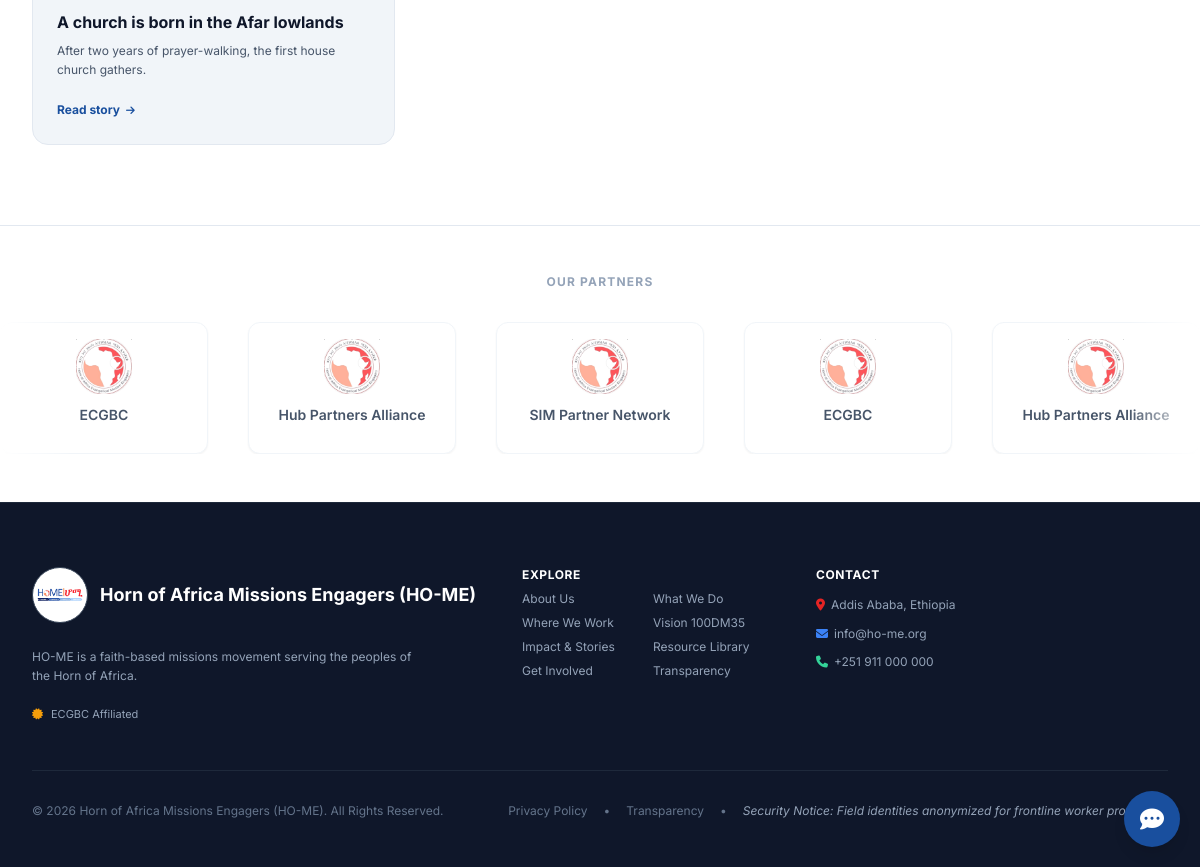
Before: / (lower part) with the older database file.
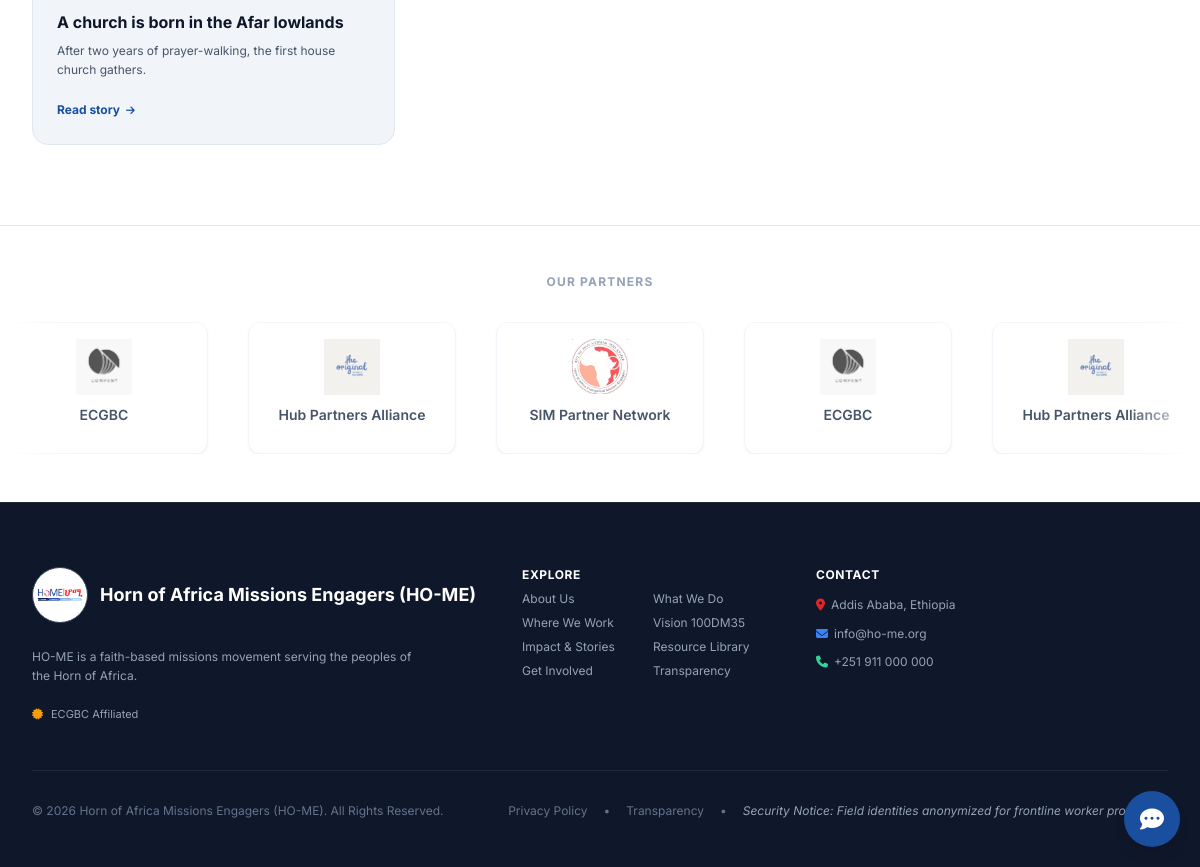
After: the same page with the newer database file.
### apps/cms_content/models.py (models this page shows, shortened)
class Story(models.Model):
    kind = models.CharField(max_length=20, choices=(("news", "News"), ("story", "Story"), ("testimony", "Testimony")), default="story")
    title = models.CharField(max_length=250)
    slug = models.SlugField(unique=True)
    excerpt = models.TextField(blank=True)
    body = models.TextField(blank=True, help_text="Rich text (HTML).")
    cover_image = models.ImageField(upload_to="stories/", blank=True, null=True)
    video_url = models.URLField(blank=True)
    region = models.ForeignKey(RegionHub, on_delete=models.SET_NULL, null=True, blank=True, related_name="stories")
    region_tags = models.CharField(max_length=200, blank=True, help_text="Comma-separated free tags.")
    published_at = models.DateField(null=True, blank=True)
    safety_review_status = models.CharField(
        max_length=20,
        choices=(("pending", "Safety review pending"), ("approved", "Safety reviewed & approved"), ("blocked", "Blocked (do not publish)")),
        default="pending",
        help_text="Only 'approved' items are shown publicly.",
    )
    is_featured = models.BooleanField(default=False)
    tags = models.CharField(max_length=200, blank=True, help_text="Comma-separated tags, e.g. 'DMM, Tigray'.")
    created_at = models.DateTimeField(auto_now_add=True)
    updated_at = models.DateTimeField(auto_now=True)
    class Meta:
        ordering = ("-published_at", "-created_at")

### apps/core/models.py (models this page shows, shortened)
class PartnerLogo(models.Model):
    site = models.ForeignKey(SiteSetting, on_delete=models.CASCADE, related_name="partner_logos")
    name = models.CharField(max_length=120)
    logo = models.ImageField(upload_to="partners/")
    url = models.URLField(blank=True)
    order = models.PositiveSmallIntegerField(default=0)
    class Meta:
        ordering = ("order", "name")

class SingletonModel(models.Model):
    class Meta:
        abstract = True
    @classmethod
    def load(cls):
        obj, created = cls.objects.get_or_create(pk=1)
        return obj

class SiteSetting(SingletonModel):
    site_name = models.CharField(max_length=120, default="Horn of Africa Missions Engagers (HO-ME)")
    site_tagline = models.CharField(max_length=200, blank=True, default="Mobilizing. Catalyzing. Multiplying. Sustaining.")
    logo = models.ImageField(upload_to="branding/", blank=True, null=True)
    favicon = models.ImageField(upload_to="branding/", blank=True, null=True)
    hero_variant = models.CharField(
        max_length=1,
        choices=(("A", "Option A (split panel)"), ("B", "Option B (full-bleed photo)")),
        default="A",
        help_text="Which hero layout the homepage should render.",
    )
    headline_a = models.CharField(
        max_length=250,
        blank=True,
        default="Reaching the Unreached of the Horn of Africa",
    )
    headline_b = models.CharField(
        max_length=250,
        blank=True,
        default="Every Unreached People Group. Every Generation. Every Nation.",
    )
    subheadline = models.TextField(
        blank=True,
        default=(
            "HO-ME mobilizes, catalyzes, multiplies and sustains gospel movements among the "
            "unreached peoples of the Horn of Africa."
        ),
    )
    hero_cta_text_1 = models.CharField(max_length=80, blank=True, default="Partner With Us")
    hero_cta_url_1 = models.CharField(max_length=200, blank=True, default="/get-involved/")
    hero_cta_text_2 = models.CharField(max_length=80, blank=True, default="Explore Our Work")
    hero_cta_url_2 = models.CharField(max_length=200, blank=True, default="/what-we-do/")
    counter_churches = models.PositiveIntegerField(default=23000, help_text="e.g. 23,000+ churches planted")
    counter_years = models.PositiveIntegerField(default=20, help_text="Years of ministry")
    counter_upgs = models.PositiveIntegerField(default=8, help_text="Unreached People Groups engaged")
    counter_hubs = models.PositiveIntegerField(default=10, help_text="Training hubs (8–12)")
    counter_network = models.PositiveIntegerField(default=4000, help_text="Networked churches")
    contact_email = models.EmailField(blank=True, default="info@ho-me.org")
    contact_phone = models.CharField(max_length=40, blank=True, default="+251 911 000 000")
    contact_address = models.TextField(blank=True, default="Addis Ababa, Ethiopia")
    contact_map_embed_url = models.URLField(blank=True, help_text="Optional Google Maps embed URL.")
    social_facebook = models.URLField(blank=True)
    social_x = models.URLField(blank=True)
    social_instagram = models.URLField(blank=True)
    social_youtube = models.URLField(blank=True)
    social_linkedin = models.URLField(blank=True)
    privacy_policy_url = models.CharField(max_length=200, blank=True, default="/privacy/")
    transparency_url = models.CharField(max_length=200, blank=True, default="/transparency/")
    footer_note = models.TextField(blank=True, default="HO-ME is a faith-based missions movement serving the peoples of the Horn of Africa.")
    updated_at = models.DateTimeField(auto_now=True)
    class Meta:
        verbose_name = "Site Settings (singleton)"
    @property
    def active_headline(self):
        try:
            from apps.cms_content.translations import resolve
            if self.hero_variant == "B":
                return resolve(self, "headline_b", default=self.headline_b)
            return resolve(self, "headline_a", default=self.headline_a)
        except Exception:
            return self.headline_b if self.hero_variant == "B" else self.headline_a

### apps/core/views.py (the view)
# urls.py: path("", core_views.home, name="home"),
def home(request):
    s = SiteSetting.load()
    return render(request, "core/home.html", _ctx(
        featured_stories=Story.objects.filter(
            safety_review_status="approved", is_featured=True
        )[:3],
        latest_stories=Story.objects.filter(safety_review_status="approved")[:6],
        partners=s.partner_logos.all(),
    ))

### templates/core/home.html (shortened to what this page needs)
{% extends "base.html" %}
{% load home_tags %}
{% load i18n %}
{% block content %}
{% if latest_stories %}
<section class="bg-white py-20" data-aos="fade-up">
  <div class="mx-auto max-w-7xl px-4 sm:px-6 lg:px-8">
    <div class="grid gap-6 md:grid-cols-3">
      {% for s in latest_stories %}
      <a href="{% url 'story-detail' s.slug %}" class="group flex flex-col overflow-hidden rounded-2xl border border-slate-200 bg-brand-slateBg transition-all hover:border-brand-blue" data-aos="fade-up">
        <div class="flex flex-1 flex-col p-6">
          <h3 class="text-base font-bold leading-snug text-slate-900 group-hover:text-brand-blue">{{ s|tfield:"title" }}</h3>
          <p class="mt-2 text-xs leading-relaxed text-slate-600">{{ s|tfield:"excerpt"|truncatechars:120 }}</p>
          <div class="mt-auto pt-4"><span class="inline-flex items-center gap-1.5 text-xs font-bold text-brand-blue">{% trans "Read story" %} <i class="fa-solid fa-arrow-right text-[10px]"></i></span></div>
        </div>
      </a>
      {% endfor %}
    </div>
  </div>
</section>
{% endif %}
{% if partners %}
<section class="overflow-hidden border-t border-slate-200 bg-white py-12" data-aos="fade-up">
  <div class="mx-auto mb-8 max-w-7xl px-4 sm:px-6">
    <p class="text-center text-xs font-bold uppercase tracking-widest text-slate-400">{% trans "Our Partners" %}</p>
  </div>
  <div class="partner-marquee">
    <div class="partner-track">
      <div class="partner-set">
      {% for p in partners %}
      <div class="partner-card group flex w-52 shrink-0 flex-col items-center gap-2.5 rounded-xl border border-slate-100 bg-white px-5 py-4 shadow-sm transition-all hover:border-brand-blue hover:shadow-card" title="{{ p.name }}">
        {% if p.logo %}
          <img src="{{ p.logo.url }}" alt="{{ p.name }}" class="h-14 w-auto max-w-full object-contain opacity-75 transition group-hover:opacity-100">
        {% else %}
          <div class="grid h-14 w-14 shrink-0 place-items-center rounded-full bg-brand-blue text-lg font-extrabold text-white">{{ p.name|default:"?"|slice:":1" }}</div>
        {% endif %}
        <span class="line-clamp-2 min-h-8 text-center text-sm font-semibold leading-snug text-slate-600 transition group-hover:text-brand-blue">{{ p.name }}</span>
      </div>
      {% endfor %}
      </div>
      <div class="partner-set" aria-hidden="true">
      {% for p in partners %}
      <div class="partner-card group flex w-52 shrink-0 flex-col items-center gap-2.5 rounded-xl border border-slate-100 bg-white px-5 py-4 shadow-sm transition-all hover:border-brand-blue hover:shadow-card" title="{{ p.name }}" aria-hidden="true">
        {% if p.logo %}
          <img src="{{ p.logo.url }}" alt="" class="h-14 w-auto max-w-full object-contain opacity-75 transition group-hover:opacity-100">
        {% else %}
          <div class="grid h-14 w-14 shrink-0 place-items-center rounded-full bg-brand-blue text-lg font-extrabold text-white">{{ p.name|default:"?"|slice:":1" }}</div>
        {% endif %}
        <span class="line-clamp-2 min-h-8 text-center text-sm font-semibold leading-snug text-slate-600 transition group-hover:text-brand-blue">{{ p.name }}</span>
      </div>
      {% endfor %}
      </div>
    </div>
  </div>
</section>
{% endif %}
{% endblock %}

### templates/base.html (shortened to what this page needs)
{% load static %}{% load i18n %}{% load home_tags %}
<!DOCTYPE html>
<html lang="{{ LANGUAGE_CODE }}" class="scroll-smooth">
<head>
  <script src="https://cdn.tailwindcss.com?plugins=forms,container-queries"></script>
  <link rel="stylesheet" href="https://unpkg.com/aos@2.3.4/dist/aos.css">
  <link href="https://cdnjs.cloudflare.com/ajax/libs/font-awesome/6.4.0/css/all.min.css" rel="stylesheet">
</head>
<body class="bg-brand-surface font-sans text-slate-800 antialiased selection:bg-brand-red selection:text-white" x-data="{ scrolled:false, mobileOpen:false, ...themeState() }" @scroll.window="scrolled = window.scrollY > 10">
<main>
  {% block content %}{% endblock %}
</main>
<footer class="border-t border-slate-800 bg-slate-900 pb-12 pt-16 text-slate-300 dark:border-night-border dark:bg-night-950 dark:text-night-300">
  <div class="mx-auto max-w-7xl px-4 sm:px-6 lg:px-8">
    <div class="grid grid-cols-1 gap-10 border-b border-slate-800 pb-12 md:grid-cols-2 lg:grid-cols-12 dark:border-night-border">
      <div class="space-y-4 lg:col-span-5">
        <div class="flex items-center gap-3">
          {% if site.logo %}
            <img src="{{ site.logo.url }}" alt="{{ site.site_name }}" class="h-14 w-14 rounded-full border border-slate-700 bg-white object-contain p-1">
          {% else %}
            <div class="grid h-14 w-14 place-items-center rounded-full bg-brand-blue font-extrabold text-white">H</div>
          {% endif %}
          <span class="text-lg font-bold text-white">{{ site.site_name }}</span>
        </div>
        <p class="max-w-sm pt-2 text-xs leading-relaxed text-slate-400 dark:text-night-400">{{ site|tfield:"footer_note" }}</p>
        <div class="flex items-center gap-2 pt-1 text-[11px] text-slate-400 dark:text-night-400">
          <i class="fa-solid fa-certificate text-brand-gold dark:text-night-gold"></i>
          <span>{% trans "ECGBC Affiliated" %}</span>
        </div>
      </div>
      <div class="lg:col-span-3">
        <h4 class="text-xs font-bold uppercase tracking-wider text-white dark:text-night-blue">{% trans "Explore" %}</h4>
        <ul class="grid grid-cols-2 gap-2 pt-2 text-xs text-slate-400 dark:text-night-400">
          <li><a class="transition hover:text-brand-gold dark:hover:text-night-gold" href="{% url 'about' %}">{% trans "About Us" %}</a></li>
          <li><a class="transition hover:text-brand-gold dark:hover:text-night-gold" href="{% url 'what-we-do' %}">{% trans "What We Do" %}</a></li>
          <li><a class="transition hover:text-brand-gold dark:hover:text-night-gold" href="{% url 'where-we-work' %}">{% trans "Where We Work" %}</a></li>
          <li><a class="transition hover:text-brand-gold dark:hover:text-night-gold" href="{% url 'vision' %}">Vision 100DM35</a></li>
          <li><a class="transition hover:text-brand-gold dark:hover:text-night-gold" href="{% url 'impact' %}">{% trans "Impact &amp; Stories" %}</a></li>
          <li><a class="transition hover:text-brand-gold dark:hover:text-night-gold" href="{% url 'library' %}">{% trans "Resource Library" %}</a></li>
          <li><a class="transition hover:text-brand-gold dark:hover:text-night-gold" href="{% url 'get-involved' %}">{% trans "Get Involved" %}</a></li>
          <li><a class="transition hover:text-brand-gold dark:hover:text-night-gold" href="{% url 'transparency' %}">{% trans "Transparency" %}</a></li>
        </ul>
      </div>
      <div class="space-y-3 lg:col-span-4">
        <h4 class="text-xs font-bold uppercase tracking-wider text-white dark:text-night-blue">{% trans "Contact" %}</h4>
        <p class="text-xs leading-relaxed text-slate-400 dark:text-night-400"><i class="fa-solid fa-location-dot mr-1.5 text-brand-red dark:text-brand-terracotta"></i>{{ site.contact_address }}</p>
        <p class="text-xs text-slate-400 dark:text-night-400"><i class="fa-solid fa-envelope mr-1.5 text-brand-blueLight dark:text-night-blue"></i>{{ site.contact_email }}</p>
        <p class="text-xs text-slate-400 dark:text-night-400"><i class="fa-solid fa-phone mr-1.5 text-emerald-400"></i>{{ site.contact_phone }}</p>
        <div class="flex gap-2 pt-2">
        </div>
      </div>
    </div>
    <div class="flex flex-col items-center justify-between gap-4 pt-8 text-xs text-slate-500 md:flex-row dark:text-night-500">
      <div>© {% now "Y" %} {{ site.site_name }}. {% trans "All Rights Reserved." %}</div>
      <div class="flex flex-wrap items-center gap-4">
        <a class="hover:text-slate-300 dark:hover:text-night-300" href="{{ site.privacy_policy_url }}">{% trans "Privacy Policy" %}</a>
        <span>•</span>
        <a class="hover:text-slate-300 dark:hover:text-night-300" href="{{ site.transparency_url }}">{% trans "Transparency" %}</a>
        <span>•</span>
        <span class="italic text-slate-400 dark:text-night-400">{% trans "Security Notice: Field identities anonymized for frontline worker protection." %}</span>
      </div>
    </div>
  </div>
</footer>
<div x-data="chatWidget()"
     class="fixed bottom-5 right-5 z-50 font-sans"
     :aria-open="open.toString()">
  <button @click="open = !open" x-show="!open"
          class="flex h-14 w-14 items-center justify-center rounded-full bg-brand-blue text-white shadow-lg transition-all duration-200 hover:scale-110 hover:bg-brand-blueDark dark:bg-blue-600 dark:hover:bg-blue-700"
          :aria-label="'{% trans "Open chat helper" %}'">
    <i class="fa-solid fa-comment-dots text-2xl"></i>
  </button>
</div>
</body>
</html>

Changed rows visible on the page:
changed PartnerLogo "ECGBC": logo: a different picture
changed PartnerLogo "Hub Partners Alliance": logo: a different picture
